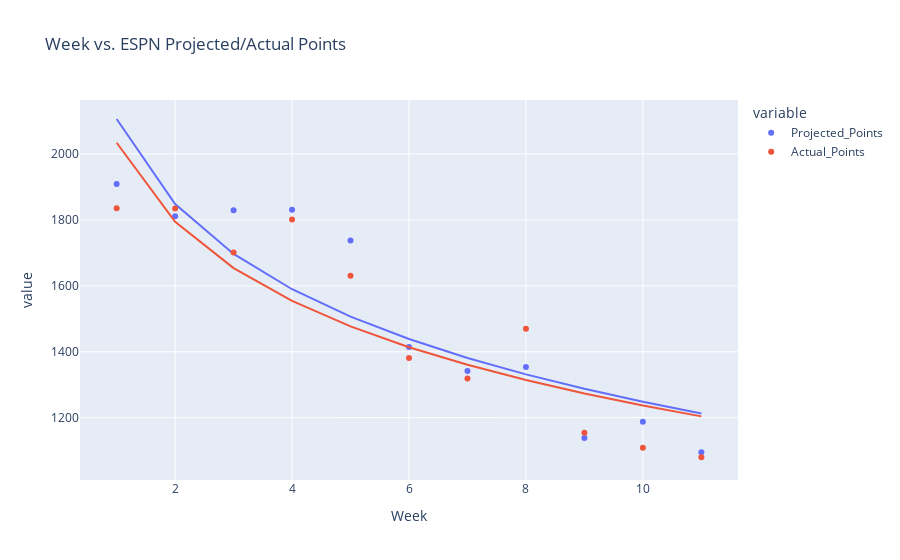

The notebook cell this image was saved under:
### Code cell
plot = px.scatter(a, x = 'Week', y = ['Projected_Points', 'Actual_Points'], trendline = 'ols', trendline_options=dict(log_x=True), title = 'Week vs. ESPN Projected/Actual Points')
plot.show()

### Figure 1 — Plotly figure (JSON) as saved in the notebook; plotly's stock layout.template omitted (floating-point values rounded to 4 significant figures)
{"data": [{"hovertemplate": "variable=Projected_Points<br>Week=%{x}<br>value=%{y}<extra></extra>", "legendgroup": "Projected_Points", "marker": {"color": "#636efa", "symbol": "circle"}, "mode": "markers", "name": "Projected_Points", "orientation": "v", "showlegend": true, "type": "scatter", "x": [1, 2, 3, 4, 5, 6, 7, 8, 9, 10, 11], "xaxis": "x", "y": [1909.0, 1811.0, 1829.0, 1830.0, 1737.0, 1414.0, 1341.0, 1353.0, 1139.0, 1188.0, 1095.0], "yaxis": "y"}, {"hovertemplate": "<b>OLS trendline</b><br>value = -857.788 * log10(Week) + 2106.1<br>R<sup>2</sup>=0.784783<br><br>variable=Projected_Points<br>Week=%{x}<br>value=%{y} <b>(trend)</b><extra></extra>", "legendgroup": "Projected_Points", "marker": {"color": "#636efa", "symbol": "circle"}, "mode": "lines", "name": "Projected_Points", "showlegend": false, "type": "scatter", "x": [1, 2, 3, 4, 5, 6, 7, 8, 9, 10, 11], "xaxis": "x", "y": [2106.0, 1848.0, 1697.0, 1590.0, 1507.0, 1439.0, 1381.0, 1331.0, 1288.0, 1248.0, 1213.0], "yaxis": "y"}, {"hovertemplate": "variable=Actual_Points<br>Week=%{x}<br>value=%{y}<extra></extra>", "legendgroup": "Actual_Points", "marker": {"color": "#EF553B", "symbol": "circle"}, "mode": "markers", "name": "Actual_Points", "orientation": "v", "showlegend": true, "type": "scatter", "x": [1, 2, 3, 4, 5, 6, 7, 8, 9, 10, 11], "xaxis": "x", "y": [1836.0, 1834.0, 1701.0, 1801.0, 1631.0, 1381.0, 1319.0, 1470.0, 1154.0, 1109, 1080.0], "yaxis": "y"}, {"hovertemplate": "<b>OLS trendline</b><br>value = -797.084 * log10(Week) + 2034.04<br>R<sup>2</sup>=0.768040<br><br>variable=Actual_Points<br>Week=%{x}<br>value=%{y} <b>(trend)</b><extra></extra>", "legendgroup": "Actual_Points", "marker": {"color": "#EF553B", "symbol": "circle"}, "mode": "lines", "name": "Actual_Points", "showlegend": false, "type": "scatter", "x": [1, 2, 3, 4, 5, 6, 7, 8, 9, 10, 11], "xaxis": "x", "y": [2034.0, 1794.0, 1654.0, 1554.0, 1477.0, 1414.0, 1360.0, 1314.0, 1273.0, 1237.0, 1204.0], "yaxis": "y"}], "layout": {"legend": {"title": {"text": "variable"}, "tracegroupgap": 0}, "title": {"text": "Week vs. ESPN Projected/Actual Points"}, "xaxis": {"anchor": "y", "domain": [0, 1], "title": {"text": "Week"}}, "yaxis": {"anchor": "x", "domain": [0, 1], "title": {"text": "value"}}}}
